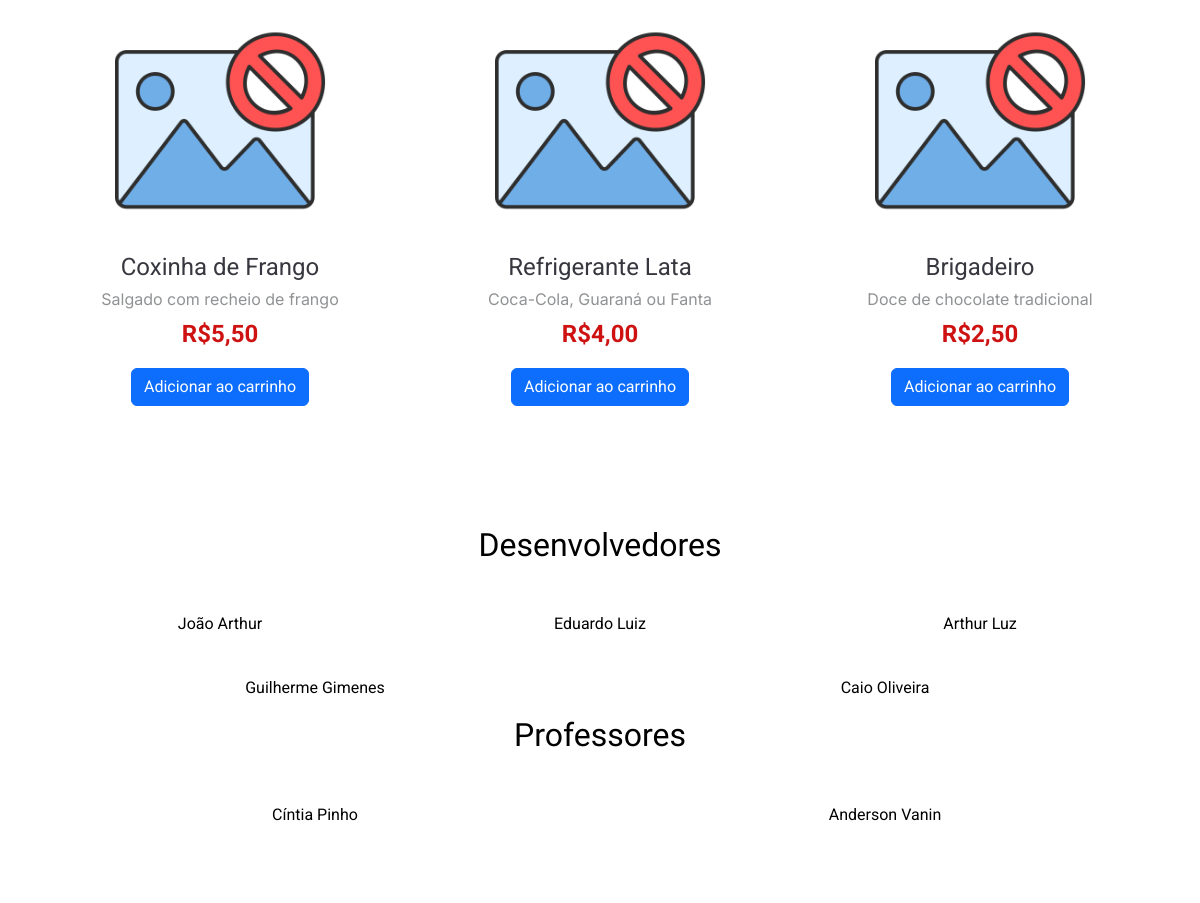
The page /site/site_principal/inicio.php (lower part) on the database as committed earlier.
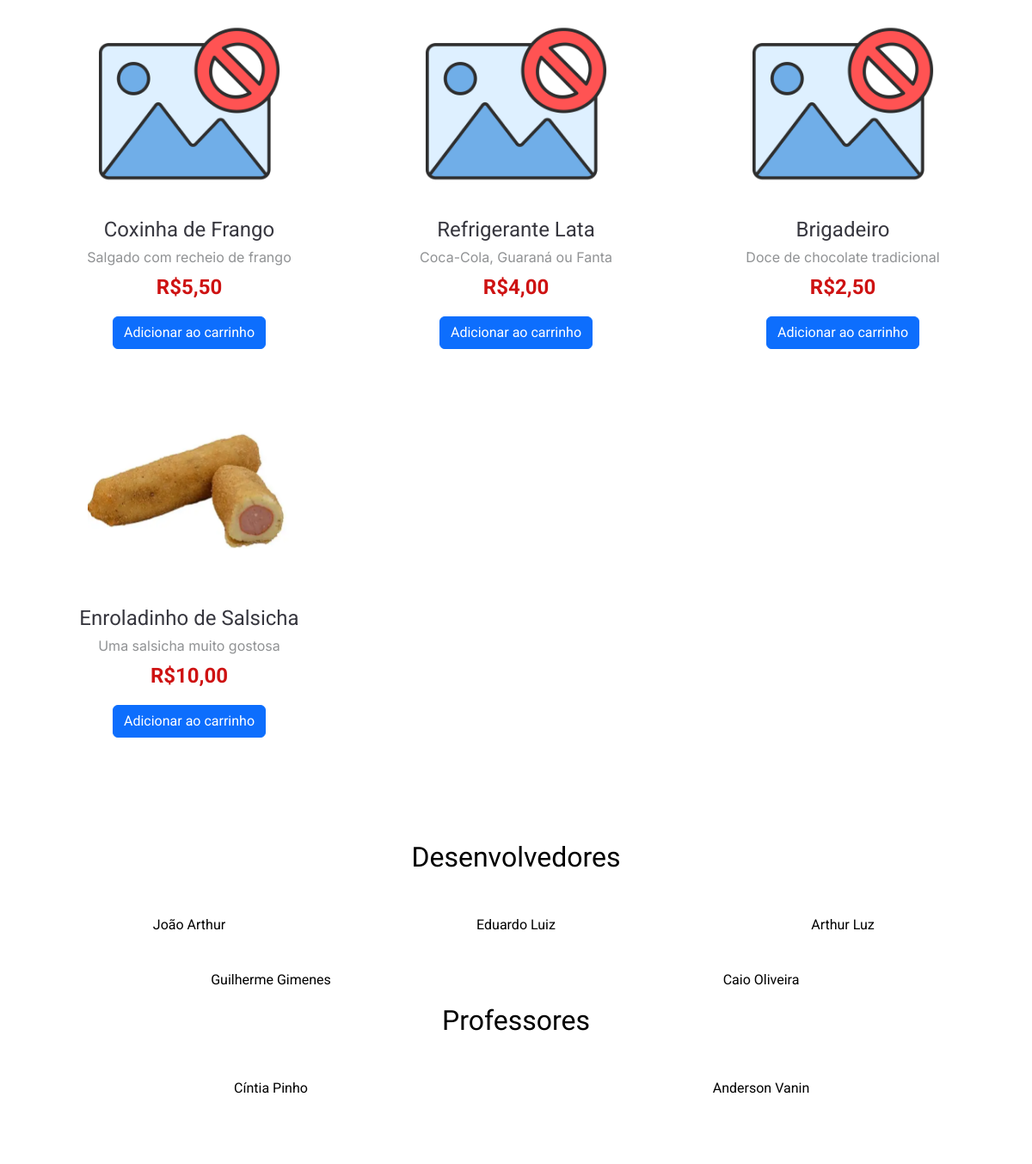
The same page on the database as committed later.
### tables this page shows
CREATE TABLE `item` (
  `Cod_item` int(11) NOT NULL,
  `Nome` varchar(100) NOT NULL,
  `Descricao` text NOT NULL,
  `Preco` decimal(5,2) NOT NULL,
  `Tipo` varchar(50) NOT NULL,
  `Quantidade_Estoque` int(11) NOT NULL,
  `Imagem` varchar(50) NOT NULL
);

### site/site_principal/inicio.php (the view, shortened to what this page needs)
<?php include '../pedaco.php'; ?>
<body class="index-page">
  <main class="main">
    <section id="menu" class="menu section">
      <div class="container">
        <div class="tab-content" data-aos="fade-up" data-aos-delay="200">
          <div class="tab-pane fade active show" id="menu-starters">
          <div class="row gy-5">
            <?php
            include '../conexao.php';
            try {
                $sql = "SELECT Nome, Preco, Descricao, Imagem FROM Item";
                $stmt = $pdo->query($sql);
                if ($stmt->rowCount() > 0) {
                    while ($item = $stmt->fetch(PDO::FETCH_ASSOC)) {
                        $imagem = !empty($item['Imagem']) ? htmlspecialchars($item['Imagem']) : 'assets/img/sem-imagem.png';
                        if (!empty($item['Imagem'])) {
                            $imgTag = '
                                <a href="' . $imagem . '" class="glightbox">
                                  <img src="' . $imagem . '" class="menu-img img-fluid" alt="">
                                </a>';
                        } else {
                            $imgTag = '
                                <img src="' . $imagem . '" class="menu-img img-fluid" alt="">';
                        }
                        echo '
                        <div class="col-lg-4 menu-item">
                          ' . $imgTag . '
                          <h4>' . htmlspecialchars($item['Nome']) . '</h4>
                          <p class="ingredients">' . htmlspecialchars($item['Descricao']) . '</p>
                          <p class="price">R$' . number_format($item['Preco'], 2, ',', '.') . '</p>
                          <button class="btn btn-primary">Adicionar ao carrinho</button>
                        </div>';
                    }
                } else {
                    echo '<p class="text-center">Nenhum item no cardápio ainda 😢</p>';
                }
            } catch (PDOException $e) {
                echo '<p class="text-danger">Erro: ' . htmlspecialchars($e->getMessage()) . '</p>';
            }
            ?>
          </div>
          </div>
        </div>
      </div>
    </section>
    <section class="text-center" id="Contato">
      <h2 class="text-black mb-4">Desenvolvedores</h2>
      <div class="container text-center">
        <div class="row">
          <div class="col">
            <p class="text-black">João Arthur</p>
          </div>
          <div class="col">
            <p class="text-black">Eduardo Luiz</p>
          </div>
          <div class="col">
            <p class="text-black">Arthur Luz</p>
          </div>
        </div>
        <div class="row">
          <div class="col">
            <p class="text-black">Guilherme Gimenes</p>
          </div>
          <div class="col">
            <p class="text-black">Caio Oliveira</p>
          </div>
        </div>
      </div>
      <h2 class="text-black mb-4">Professores</h2>
      <div class="container text-center">
        <div class="row">
          <div class="col">
            <p class="text-black">Cíntia Pinho</p>
          </div>
          <div class="col">
            <p class="text-black">Anderson Vanin</p>
          </div>
        </div>
      </div>
    </section>
</body>
</html>

### site/pedaco.php (shortened to what this page needs)
<!DOCTYPE html>
<html lang="pt-br">
<head>
  <link href="assets/vendor/bootstrap/css/bootstrap.min.css" rel="stylesheet">
  <link href="assets/vendor/bootstrap-icons/bootstrap-icons.css" rel="stylesheet">
  <link href="assets/vendor/aos/aos.css" rel="stylesheet">
  <link href="assets/vendor/glightbox/css/glightbox.min.css" rel="stylesheet">
  <link href="assets/vendor/swiper/swiper-bundle.min.css" rel="stylesheet">
  <link href="assets/css/main.css" rel="stylesheet">
</head>
<body class="index-page">

### site/site_principal/assets/css/main.css (style rules this page uses)
:root { --default-font: "Roboto", system-ui, -apple-system, "Segoe UI", Roboto, "Helvetica Neue", Arial, "Noto Sans", "Liberation Sans", sans-serif, "Apple Color Emoji", "Segoe UI Emoji", "Segoe UI Symbol", "Noto Color Emoji"; --heading-font: "Amatic SC", sans-serif; --nav-font: "Inter", sans-serif; }
:root { --background-color: #ffffff; --default-color: #212529; --heading-color: #37373f; --accent-color: #ce1212; --surface-color: #ffffff; --contrast-color: #ffffff; }
:root { --nav-color: #7f7f90; --nav-hover-color: #ce1212; --nav-mobile-background-color: #ffffff; --nav-dropdown-background-color: #ffffff; --nav-dropdown-color: #7f7f90; --nav-dropdown-hover-color: #ce1212; }
:root { scroll-behavior: smooth; }
body { color: var(--default-color); background-color: var(--background-color); font-family: var(--default-font); }
a { color: var(--accent-color); text-decoration: none; transition: 0.3s; }
h1, h2, h3, h4, h5, h6 { color: var(--heading-color); font-family: var(--heading-font); }
section, .section { color: var(--default-color); background-color: var(--background-color); padding: 60px 0; scroll-margin-top: 92px; overflow: clip; }
.menu .tab-content .menu-item { text-align-last: center; }
.menu .tab-content .menu-item .menu-img { padding: 0 60px; margin-bottom: 15px; }
.menu .tab-content .menu-item h4 { font-size: 24px; font-weight: 400; margin-bottom: 5px; font-family: var(--default-font); }
.menu .tab-content .menu-item .ingredients { font-family: var(--nav-font); color: color-mix(in srgb, var(--default-color), transparent 50%); margin-bottom: 5px; }
.menu .tab-content .menu-item .price { font-size: 24px; font-weight: 700; color: var(--accent-color); }

Rows that differ between the two databases and show on the page:
added item: Imagem (picture), Nome "Enroladinho de Salsicha", Descricao "Uma salsicha muito gostosa", Preco "10,00"
